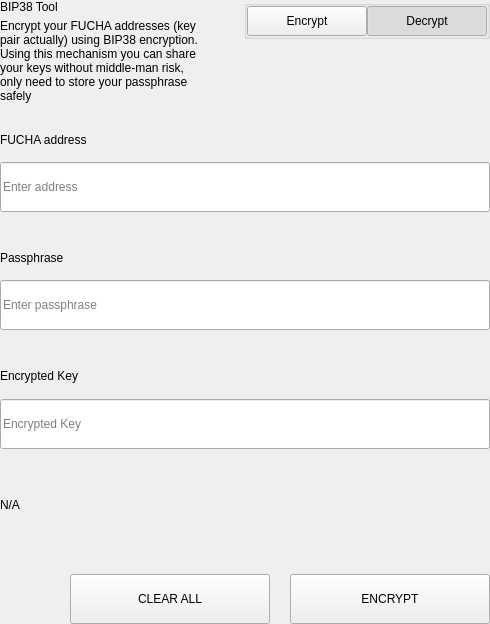
<?xml version="1.0" encoding="UTF-8"?>
<ui version="4.0">
 <class>SettingsBitToolWidget</class>
 <widget class="QWidget" name="SettingsBitToolWidget">
  <property name="geometry">
   <rect>
    <x>0</x>
    <y>0</y>
    <width>490</width>
    <height>624</height>
   </rect>
  </property>
  <property name="windowTitle">
   <string>Form</string>
  </property>
  <layout class="QVBoxLayout" name="verticalLayout">
   <property name="spacing">
    <number>0</number>
   </property>
   <property name="leftMargin">
    <number>0</number>
   </property>
   <property name="topMargin">
    <number>0</number>
   </property>
   <property name="rightMargin">
    <number>0</number>
   </property>
   <property name="bottomMargin">
    <number>0</number>
   </property>
   <item>
    <widget class="QWidget" name="left" native="true">
     <layout class="QVBoxLayout" name="verticalLayout_3">
      <property name="leftMargin">
       <number>0</number>
      </property>
      <property name="topMargin">
       <number>0</number>
      </property>
      <property name="rightMargin">
       <number>0</number>
      </property>
      <property name="bottomMargin">
       <number>0</number>
      </property>
      <item>
       <layout class="QVBoxLayout" name="verticalLayout_2">
        <property name="spacing">
         <number>0</number>
        </property>
        <item>
         <layout class="QHBoxLayout" name="horizontalLayout_3" stretch="3,1">
          <property name="spacing">
           <number>40</number>
          </property>
          <item>
           <layout class="QVBoxLayout" name="verticalLayoutTitle">
            <property name="spacing">
             <number>5</number>
            </property>
            <item>
             <widget class="QLabel" name="labelTitle">
              <property name="text">
               <string>BIP38 Tool</string>
              </property>
             </widget>
            </item>
            <item>
             <widget class="QLabel" name="labelSubtitle1">
              <property name="text">
               <string>Encrypt your FUCHA addresses (key pair actually) using BIP38 encryption.
Using this mechanism you can share your keys without middle-man risk, only need to store your passphrase safely</string>
              </property>
              <property name="wordWrap">
               <bool>true</bool>
              </property>
             </widget>
            </item>
           </layout>
          </item>
          <item alignment="Qt::AlignTop">
           <widget class="QGroupBox" name="groupBox">
            <property name="title">
             <string/>
            </property>
            <property name="alignment">
             <set>Qt::AlignLeading|Qt::AlignLeft|Qt::AlignTop</set>
            </property>
            <layout class="QHBoxLayout" name="horizontalLayout_4">
             <property name="spacing">
              <number>0</number>
             </property>
             <property name="leftMargin">
              <number>0</number>
             </property>
             <property name="topMargin">
              <number>0</number>
             </property>
             <property name="rightMargin">
              <number>0</number>
             </property>
             <property name="bottomMargin">
              <number>0</number>
             </property>
             <item>
              <spacer name="horizontalSpacer">
               <property name="orientation">
                <enum>Qt::Horizontal</enum>
               </property>
               <property name="sizeHint" stdset="0">
                <size>
                 <width>40</width>
                 <height>20</height>
                </size>
               </property>
              </spacer>
             </item>
             <item>
              <widget class="QPushButton" name="pushLeft">
               <property name="minimumSize">
                <size>
                 <width>120</width>
                 <height>30</height>
                </size>
               </property>
               <property name="maximumSize">
                <size>
                 <width>120</width>
                 <height>30</height>
                </size>
               </property>
               <property name="focusPolicy">
                <enum>Qt::NoFocus</enum>
               </property>
               <property name="text">
                <string>Encrypt</string>
               </property>
               <property name="checkable">
                <bool>true</bool>
               </property>
               <property name="autoExclusive">
                <bool>true</bool>
               </property>
              </widget>
             </item>
             <item>
              <widget class="QPushButton" name="pushRight">
               <property name="minimumSize">
                <size>
                 <width>120</width>
                 <height>30</height>
                </size>
               </property>
               <property name="maximumSize">
                <size>
                 <width>120</width>
                 <height>30</height>
                </size>
               </property>
               <property name="focusPolicy">
                <enum>Qt::NoFocus</enum>
               </property>
               <property name="text">
                <string>Decrypt</string>
               </property>
               <property name="checkable">
                <bool>true</bool>
               </property>
               <property name="checked">
                <bool>true</bool>
               </property>
               <property name="autoExclusive">
                <bool>true</bool>
               </property>
              </widget>
             </item>
            </layout>
           </widget>
          </item>
         </layout>
        </item>
        <item>
         <widget class="QStackedWidget" name="stackedWidget">
          <property name="currentIndex">
           <number>1</number>
          </property>
          <widget class="QWidget" name="pageDecrypt">
           <layout class="QVBoxLayout" name="verticalLayout_5">
            <property name="spacing">
             <number>0</number>
            </property>
            <property name="leftMargin">
             <number>0</number>
            </property>
            <property name="topMargin">
             <number>0</number>
            </property>
            <property name="rightMargin">
             <number>0</number>
            </property>
            <property name="bottomMargin">
             <number>0</number>
            </property>
            <item>
             <widget class="QWidget" name="widget" native="true">
              <property name="minimumSize">
               <size>
                <width>0</width>
                <height>100</height>
               </size>
              </property>
              <layout class="QVBoxLayout" name="verticalLayout_4">
               <property name="spacing">
                <number>0</number>
               </property>
               <property name="leftMargin">
                <number>0</number>
               </property>
               <property name="topMargin">
                <number>0</number>
               </property>
               <property name="rightMargin">
                <number>0</number>
               </property>
               <property name="bottomMargin">
                <number>0</number>
               </property>
               <item>
                <spacer name="verticalSpacer_2">
                 <property name="orientation">
                  <enum>Qt::Vertical</enum>
                 </property>
                 <property name="sizeType">
                  <enum>QSizePolicy::Fixed</enum>
                 </property>
                 <property name="sizeHint" stdset="0">
                  <size>
                   <width>20</width>
                   <height>20</height>
                  </size>
                 </property>
                </spacer>
               </item>
               <item>
                <layout class="QHBoxLayout" name="horizontalLayout_6" stretch="2">
                 <property name="spacing">
                  <number>0</number>
                 </property>
                 <item>
                  <layout class="QVBoxLayout" name="verticalLayout_7">
                   <property name="spacing">
                    <number>9</number>
                   </property>
                   <item>
                    <widget class="QLabel" name="labelSubtitleKey">
                     <property name="minimumSize">
                      <size>
                       <width>0</width>
                       <height>20</height>
                      </size>
                     </property>
                     <property name="maximumSize">
                      <size>
                       <width>16777215</width>
                       <height>20</height>
                      </size>
                     </property>
                     <property name="text">
                      <string>Encrypted key</string>
                     </property>
                    </widget>
                   </item>
                   <item>
                    <widget class="QLineEdit" name="lineEditKey">
                     <property name="minimumSize">
                      <size>
                       <width>0</width>
                       <height>50</height>
                      </size>
                     </property>
                     <property name="maximumSize">
                      <size>
                       <width>16777215</width>
                       <height>50</height>
                      </size>
                     </property>
                     <property name="placeholderText">
                      <string>Enter a encrypted key</string>
                     </property>
                    </widget>
                   </item>
                  </layout>
                 </item>
                </layout>
               </item>
               <item>
                <spacer name="verticalSpacer_3">
                 <property name="orientation">
                  <enum>Qt::Vertical</enum>
                 </property>
                 <property name="sizeType">
                  <enum>QSizePolicy::Fixed</enum>
                 </property>
                 <property name="sizeHint" stdset="0">
                  <size>
                   <width>20</width>
                   <height>20</height>
                  </size>
                 </property>
                </spacer>
               </item>
               <item>
                <layout class="QVBoxLayout" name="verticalLayout_9">
                 <property name="spacing">
                  <number>9</number>
                 </property>
                 <item>
                  <widget class="QLabel" name="labelSubtitlePassphrase">
                   <property name="maximumSize">
                    <size>
                     <width>16777215</width>
                     <height>20</height>
                    </size>
                   </property>
                   <property name="text">
                    <string>Passphrase</string>
                   </property>
                  </widget>
                 </item>
                 <item>
                  <widget class="QLineEdit" name="lineEditPassphrase">
                   <property name="minimumSize">
                    <size>
                     <width>0</width>
                     <height>50</height>
                    </size>
                   </property>
                   <property name="maximumSize">
                    <size>
                     <width>16777215</width>
                     <height>50</height>
                    </size>
                   </property>
                   <property name="placeholderText">
                    <string>Enter a passphrase</string>
                   </property>
                  </widget>
                 </item>
                </layout>
               </item>
               <item>
                <spacer name="verticalSpacer_4">
                 <property name="orientation">
                  <enum>Qt::Vertical</enum>
                 </property>
                 <property name="sizeType">
                  <enum>QSizePolicy::Fixed</enum>
                 </property>
                 <property name="sizeHint" stdset="0">
                  <size>
                   <width>20</width>
                   <height>20</height>
                  </size>
                 </property>
                </spacer>
               </item>
               <item>
                <widget class="QWidget" name="widget_3" native="true">
                 <property name="sizePolicy">
                  <sizepolicy hsizetype="Preferred" vsizetype="Fixed">
                   <horstretch>0</horstretch>
                   <verstretch>0</verstretch>
                  </sizepolicy>
                 </property>
                 <layout class="QVBoxLayout" name="verticalLayout_10">
                  <property name="spacing">
                   <number>9</number>
                  </property>
                  <property name="leftMargin">
                   <number>0</number>
                  </property>
                  <property name="topMargin">
                   <number>0</number>
                  </property>
                  <property name="rightMargin">
                   <number>0</number>
                  </property>
                  <property name="bottomMargin">
                   <number>0</number>
                  </property>
                  <item>
                   <widget class="QLabel" name="labelSubtitleDecryptResult">
                    <property name="minimumSize">
                     <size>
                      <width>0</width>
                      <height>20</height>
                     </size>
                    </property>
                    <property name="maximumSize">
                     <size>
                      <width>16777215</width>
                      <height>20</height>
                     </size>
                    </property>
                    <property name="text">
                     <string>Decrypted address result</string>
                    </property>
                   </widget>
                  </item>
                  <item>
                   <widget class="QWidget" name="widget_4" native="true">
                    <layout class="QHBoxLayout" name="horizontalLayout" stretch="6,0,1">
                     <property name="spacing">
                      <number>0</number>
                     </property>
                     <property name="leftMargin">
                      <number>0</number>
                     </property>
                     <property name="topMargin">
                      <number>0</number>
                     </property>
                     <property name="rightMargin">
                      <number>0</number>
                     </property>
                     <property name="bottomMargin">
                      <number>0</number>
                     </property>
                     <item alignment="Qt::AlignVCenter">
                      <widget class="QLineEdit" name="lineEditDecryptResult">
                       <property name="minimumSize">
                        <size>
                         <width>0</width>
                         <height>50</height>
                        </size>
                       </property>
                       <property name="maximumSize">
                        <size>
                         <width>16777215</width>
                         <height>50</height>
                        </size>
                       </property>
                       <property name="placeholderText">
                        <string>Decrypted Address</string>
                       </property>
                      </widget>
                     </item>
                     <item>
                      <spacer name="horizontalSpacer_4">
                       <property name="orientation">
                        <enum>Qt::Horizontal</enum>
                       </property>
                       <property name="sizeType">
                        <enum>QSizePolicy::Fixed</enum>
                       </property>
                       <property name="sizeHint" stdset="0">
                        <size>
                         <width>20</width>
                         <height>50</height>
                        </size>
                       </property>
                      </spacer>
                     </item>
                     <item>
                      <widget class="QPushButton" name="pushButtonImport">
                       <property name="minimumSize">
                        <size>
                         <width>140</width>
                         <height>40</height>
                        </size>
                       </property>
                       <property name="text">
                        <string>Import Address</string>
                       </property>
                      </widget>
                     </item>
                    </layout>
                   </widget>
                  </item>
                 </layout>
                </widget>
               </item>
               <item>
                <widget class="QLabel" name="statusLabel_DEC">
                 <property name="maximumSize">
                  <size>
                   <width>16777215</width>
                   <height>40</height>
                  </size>
                 </property>
                 <property name="text">
                  <string/>
                 </property>
                </widget>
               </item>
               <item>
                <spacer name="verticalSpacer">
                 <property name="orientation">
                  <enum>Qt::Vertical</enum>
                 </property>
                 <property name="sizeType">
                  <enum>QSizePolicy::Preferred</enum>
                 </property>
                 <property name="sizeHint" stdset="0">
                  <size>
                   <width>20</width>
                   <height>20</height>
                  </size>
                 </property>
                </spacer>
               </item>
               <item>
                <layout class="QHBoxLayout" name="horizontalLayout_7">
                 <property name="spacing">
                  <number>0</number>
                 </property>
                 <item>
                  <spacer name="horizontalSpacer_5">
                   <property name="orientation">
                    <enum>Qt::Horizontal</enum>
                   </property>
                   <property name="sizeType">
                    <enum>QSizePolicy::Expanding</enum>
                   </property>
                   <property name="sizeHint" stdset="0">
                    <size>
                     <width>40</width>
                     <height>20</height>
                    </size>
                   </property>
                  </spacer>
                 </item>
                 <item>
                  <widget class="QPushButton" name="pushButtonDecryptClear">
                   <property name="minimumSize">
                    <size>
                     <width>200</width>
                     <height>50</height>
                    </size>
                   </property>
                   <property name="maximumSize">
                    <size>
                     <width>200</width>
                     <height>50</height>
                    </size>
                   </property>
                   <property name="text">
                    <string>CLEAR</string>
                   </property>
                  </widget>
                 </item>
                 <item>
                  <spacer name="horizontalSpacer_3">
                   <property name="orientation">
                    <enum>Qt::Horizontal</enum>
                   </property>
                   <property name="sizeType">
                    <enum>QSizePolicy::Fixed</enum>
                   </property>
                   <property name="sizeHint" stdset="0">
                    <size>
                     <width>20</width>
                     <height>20</height>
                    </size>
                   </property>
                  </spacer>
                 </item>
                 <item>
                  <widget class="QPushButton" name="pushButtonDecrypt">
                   <property name="minimumSize">
                    <size>
                     <width>200</width>
                     <height>50</height>
                    </size>
                   </property>
                   <property name="maximumSize">
                    <size>
                     <width>200</width>
                     <height>50</height>
                    </size>
                   </property>
                   <property name="text">
                    <string>DECRYPT KEY</string>
                   </property>
                  </widget>
                 </item>
                </layout>
               </item>
              </layout>
             </widget>
            </item>
           </layout>
          </widget>
          <widget class="QWidget" name="pageEncrypt">
           <layout class="QVBoxLayout" name="verticalLayout_11">
            <property name="spacing">
             <number>0</number>
            </property>
            <property name="leftMargin">
             <number>0</number>
            </property>
            <property name="topMargin">
             <number>0</number>
            </property>
            <property name="rightMargin">
             <number>0</number>
            </property>
            <property name="bottomMargin">
             <number>0</number>
            </property>
            <item>
             <spacer name="verticalSpacer_8">
              <property name="orientation">
               <enum>Qt::Vertical</enum>
              </property>
              <property name="sizeType">
               <enum>QSizePolicy::Fixed</enum>
              </property>
              <property name="sizeHint" stdset="0">
               <size>
                <width>20</width>
                <height>20</height>
               </size>
              </property>
             </spacer>
            </item>
            <item>
             <widget class="QWidget" name="containerAddressEnc" native="true">
              <layout class="QVBoxLayout" name="containerAddressEncLayout">
               <property name="spacing">
                <number>5</number>
               </property>
               <property name="leftMargin">
                <number>0</number>
               </property>
               <property name="topMargin">
                <number>0</number>
               </property>
               <property name="rightMargin">
                <number>0</number>
               </property>
               <property name="bottomMargin">
                <number>0</number>
               </property>
               <item>
                <widget class="QLabel" name="labelSubtitleAddress">
                 <property name="minimumSize">
                  <size>
                   <width>0</width>
                   <height>20</height>
                  </size>
                 </property>
                 <property name="maximumSize">
                  <size>
                   <width>16777215</width>
                   <height>20</height>
                  </size>
                 </property>
                 <property name="text">
                  <string>FUCHA address</string>
                 </property>
                </widget>
               </item>
               <item>
                <widget class="QLineEdit" name="addressIn_ENC">
                 <property name="minimumSize">
                  <size>
                   <width>0</width>
                   <height>50</height>
                  </size>
                 </property>
                 <property name="placeholderText">
                  <string>Enter address</string>
                 </property>
                </widget>
               </item>
              </layout>
             </widget>
            </item>
            <item>
             <spacer name="verticalSpacer_6">
              <property name="orientation">
               <enum>Qt::Vertical</enum>
              </property>
              <property name="sizeType">
               <enum>QSizePolicy::Fixed</enum>
              </property>
              <property name="sizeHint" stdset="0">
               <size>
                <width>20</width>
                <height>20</height>
               </size>
              </property>
             </spacer>
            </item>
            <item>
             <widget class="QWidget" name="containerAddress" native="true">
              <layout class="QHBoxLayout" name="horizontalLayout_9" stretch="2">
               <property name="spacing">
                <number>0</number>
               </property>
               <property name="leftMargin">
                <number>0</number>
               </property>
               <property name="topMargin">
                <number>0</number>
               </property>
               <property name="rightMargin">
                <number>0</number>
               </property>
               <property name="bottomMargin">
                <number>0</number>
               </property>
               <item>
                <layout class="QVBoxLayout" name="verticalLayout_8">
                 <property name="spacing">
                  <number>5</number>
                 </property>
                 <item>
                  <widget class="QLabel" name="labelSubtitleMessage">
                   <property name="minimumSize">
                    <size>
                     <width>0</width>
                     <height>20</height>
                    </size>
                   </property>
                   <property name="maximumSize">
                    <size>
                     <width>16777215</width>
                     <height>20</height>
                    </size>
                   </property>
                   <property name="text">
                    <string>Passphrase</string>
                   </property>
                  </widget>
                 </item>
                 <item>
                  <widget class="QLineEdit" name="passphraseIn_ENC">
                   <property name="minimumSize">
                    <size>
                     <width>0</width>
                     <height>50</height>
                    </size>
                   </property>
                   <property name="maximumSize">
                    <size>
                     <width>16777215</width>
                     <height>50</height>
                    </size>
                   </property>
                   <property name="placeholderText">
                    <string>Enter passphrase</string>
                   </property>
                  </widget>
                 </item>
                </layout>
               </item>
              </layout>
             </widget>
            </item>
            <item>
             <spacer name="verticalSpacer_7">
              <property name="orientation">
               <enum>Qt::Vertical</enum>
              </property>
              <property name="sizeType">
               <enum>QSizePolicy::Fixed</enum>
              </property>
              <property name="sizeHint" stdset="0">
               <size>
                <width>20</width>
                <height>20</height>
               </size>
              </property>
             </spacer>
            </item>
            <item>
             <widget class="QWidget" name="widget_2" native="true">
              <property name="minimumSize">
               <size>
                <width>0</width>
                <height>75</height>
               </size>
              </property>
              <property name="maximumSize">
               <size>
                <width>16777215</width>
                <height>16777215</height>
               </size>
              </property>
              <layout class="QVBoxLayout" name="verticalLayout_6">
               <property name="leftMargin">
                <number>0</number>
               </property>
               <property name="topMargin">
                <number>0</number>
               </property>
               <property name="rightMargin">
                <number>0</number>
               </property>
               <property name="bottomMargin">
                <number>0</number>
               </property>
               <item>
                <widget class="QLabel" name="labelSubtitleEncryptedKey">
                 <property name="minimumSize">
                  <size>
                   <width>0</width>
                   <height>20</height>
                  </size>
                 </property>
                 <property name="maximumSize">
                  <size>
                   <width>16777215</width>
                   <height>20</height>
                  </size>
                 </property>
                 <property name="text">
                  <string>Encrypted Key</string>
                 </property>
                </widget>
               </item>
               <item>
                <widget class="QLineEdit" name="encryptedKeyOut_ENC">
                 <property name="minimumSize">
                  <size>
                   <width>0</width>
                   <height>50</height>
                  </size>
                 </property>
                 <property name="placeholderText">
                  <string>Encrypted Key</string>
                 </property>
                </widget>
               </item>
              </layout>
             </widget>
            </item>
            <item>
             <widget class="QLabel" name="statusLabel_ENC">
              <property name="text">
               <string notr="true">N/A</string>
              </property>
             </widget>
            </item>
            <item>
             <spacer name="verticalSpacer_5">
              <property name="orientation">
               <enum>Qt::Vertical</enum>
              </property>
              <property name="sizeType">
               <enum>QSizePolicy::Fixed</enum>
              </property>
              <property name="sizeHint" stdset="0">
               <size>
                <width>20</width>
                <height>20</height>
               </size>
              </property>
             </spacer>
            </item>
            <item>
             <layout class="QHBoxLayout" name="horizontalLayout_8">
              <property name="spacing">
               <number>0</number>
              </property>
              <item>
               <spacer name="horizontalSpacer_6">
                <property name="orientation">
                 <enum>Qt::Horizontal</enum>
                </property>
                <property name="sizeType">
                 <enum>QSizePolicy::Expanding</enum>
                </property>
                <property name="sizeHint" stdset="0">
                 <size>
                  <width>40</width>
                  <height>20</height>
                 </size>
                </property>
               </spacer>
              </item>
              <item>
               <widget class="QPushButton" name="pushButtonClear">
                <property name="minimumSize">
                 <size>
                  <width>200</width>
                  <height>50</height>
                 </size>
                </property>
                <property name="focusPolicy">
                 <enum>Qt::NoFocus</enum>
                </property>
                <property name="text">
                 <string>CLEAR ALL</string>
                </property>
               </widget>
              </item>
              <item>
               <spacer name="horizontalSpacer_2">
                <property name="orientation">
                 <enum>Qt::Horizontal</enum>
                </property>
                <property name="sizeType">
                 <enum>QSizePolicy::Fixed</enum>
                </property>
                <property name="sizeHint" stdset="0">
                 <size>
                  <width>20</width>
                  <height>20</height>
                 </size>
                </property>
               </spacer>
              </item>
              <item>
               <widget class="QPushButton" name="pushButtonEncrypt">
                <property name="minimumSize">
                 <size>
                  <width>200</width>
                  <height>50</height>
                 </size>
                </property>
                <property name="maximumSize">
                 <size>
                  <width>200</width>
                  <height>50</height>
                 </size>
                </property>
                <property name="focusPolicy">
                 <enum>Qt::NoFocus</enum>
                </property>
                <property name="text">
                 <string>ENCRYPT</string>
                </property>
               </widget>
              </item>
             </layout>
            </item>
           </layout>
          </widget>
         </widget>
        </item>
       </layout>
      </item>
     </layout>
    </widget>
   </item>
  </layout>
 </widget>
 <resources/>
 <connections/>
</ui>
